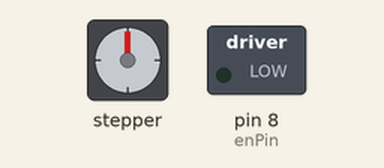
Bench run of a sketch on a simulated Arduino Uno, built with avr-gcc and run on an emulated ATmega328P. On the bench: stepper motor, switched loads named in the sketch (green lamp = pin HIGH). Stepper angles assume 200 steps per turn.

Above: at 0.24 s.
At 9.01 s:
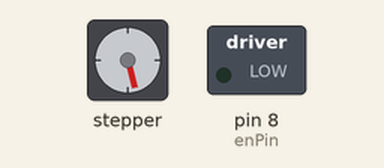
At 17.85 s:
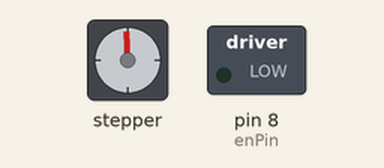
At 39.62 s:
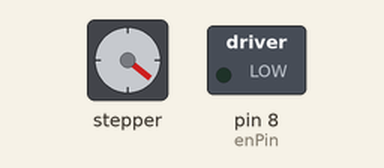
Timing chart, 0 to 40.0 s (numbered marks = the images above):
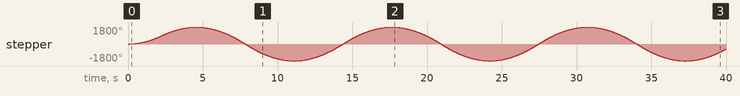

The sketch:

x_motor_accel_stepper_motion.ino
```cpp
#include <AccelStepper.h>

// Motor interface: 1 = Driver (step/dir)
#define motorInterfaceType 1

// Define motor control pins
#define stepPin 2
#define dirPin 5
#define enPin 8

// Create an instance of AccelStepper
AccelStepper stepper(motorInterfaceType, stepPin, dirPin);

void setup() {
  pinMode(enPin, OUTPUT);
  digitalWrite(enPin, LOW);  // Enable driver (LOW = enabled)

  stepper.setMaxSpeed(1000);       // Set max speed (steps per second)
  stepper.setAcceleration(200);    // Set acceleration (steps per second^2)
  stepper.moveTo(1000);            // Target position
}

void loop() {
  // If at target, go to opposite side
  if (stepper.distanceToGo() == 0) {
    stepper.moveTo(-stepper.currentPosition());
  }

  // Move motor one step
  stepper.run();
}
```

Measured:
- by itself, stepper: turns 1800° clockwise in 4.5 s, then 3600° counter-clockwise in 6.5 s, then 3600° clockwise in 6.5 s, then 3600° counter-clockwise in 6.5 s, and so on
